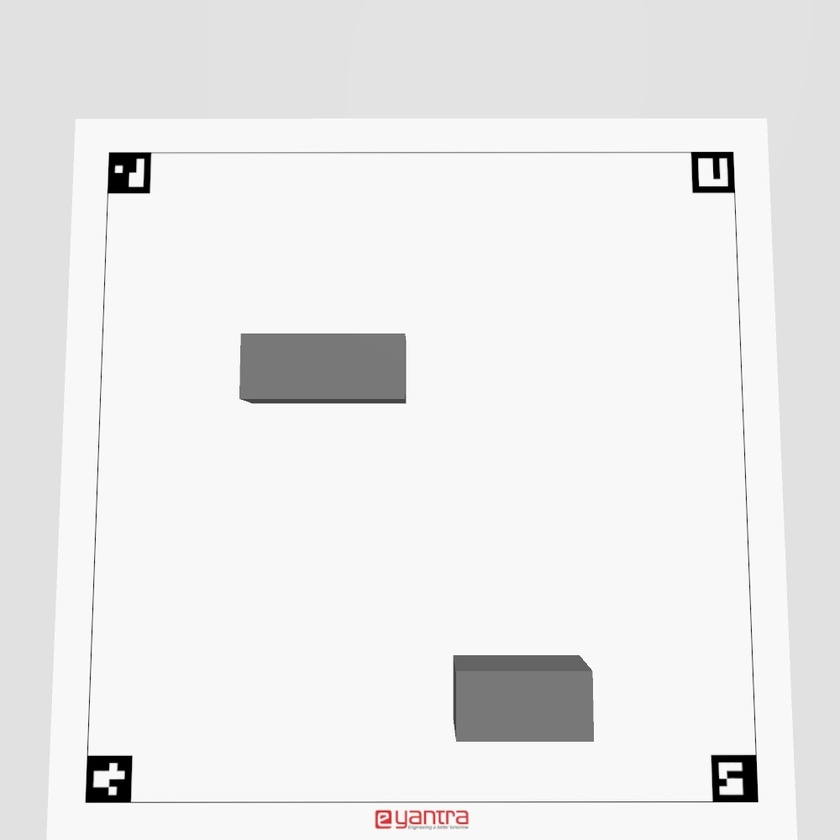
#> input picture TASK_1c/four_point/input.jpg, 840 x 840 px, shrunk from 1000 x 1000 before the run
$ python mummy.py --image four_point/input.jpg
#> lines starting #> are read from the running program, lines starting #| are printed output that depends on the picture; after the words box and inside, x2 and y2 are one past the last pixel; in counts of white or black regions, pixels touching at a corner belong together
import cv2
import numpy as np
import argparse
def detect_aruco_markers(image):
    # For OpenCV 4.10.0
    aruco_dict = cv2.aruco.getPredefinedDictionary(cv2.aruco.DICT_4X4_250)
    aruco_params = cv2.aruco.DetectorParameters()
    detector = cv2.aruco.ArucoDetector(aruco_dict, aruco_params)
    corners, ids, _ = detector.detectMarkers(image)

    return corners, ids

def order_points(pts):
    rect = np.zeros((4, 2), dtype="float32")
    s = pts.sum(axis=1)
    rect[0] = pts[np.argmin(s)]
    rect[2] = pts[np.argmax(s)]
    diff = np.diff(pts, axis=1)
    rect[1] = pts[np.argmin(diff)]
    rect[3] = pts[np.argmax(diff)]
    return rect

def four_point_transform(image, pts):
    rect = order_points(pts)
    (tl, tr, br, bl) = rect
    widthA = np.sqrt(((br[0] - bl[0]) ** 2) + ((br[1] - bl[1]) ** 2))
    widthB = np.sqrt(((tr[0] - tl[0]) ** 2) + ((tr[1] - tl[1]) ** 2))
    maxWidth = max(int(widthA), int(widthB))
    heightA = np.sqrt(((tr[0] - br[0]) ** 2) + ((tr[1] - br[1]) ** 2))
    heightB = np.sqrt(((tl[0] - bl[0]) ** 2) + ((tl[1] - bl[1]) ** 2))
    maxHeight = max(int(heightA), int(heightB))
    dst = np.array([
        [0, 0],
        [maxWidth - 1, 0],
        [maxWidth - 1, maxHeight - 1],
        [0, maxHeight - 1]], dtype="float32")
    M = cv2.getPerspectiveTransform(rect, dst)
    warped = cv2.warpPerspective(image, M, (maxWidth, maxHeight))
    return warped

def detect_obstacles(image):
    gray = cv2.cvtColor(image, cv2.COLOR_BGR2GRAY)
    blurred = cv2.GaussianBlur(gray, (5, 5), 0)
    thresh = cv2.threshold(blurred, 60, 255, cv2.THRESH_BINARY_INV)[1]
    contours, _ = cv2.findContours(thresh, cv2.RETR_EXTERNAL, cv2.CHAIN_APPROX_SIMPLE)
    obstacles = []
    total_area = 0
    for contour in contours:
        area = cv2.contourArea(contour)
        if area > 1000:  # Adjust this threshold as needed
            obstacles.append(contour)
            total_area += area
    return obstacles, total_area

def main(image_path):
#> called with image_path = 'four_point/input.jpg'
    image = cv2.imread(image_path)
#> image is the input picture: shape (840, 840, 3); mean B, G, R 235.1, 235.1, 235.2
    if image is None:
        print(f"Error: Unable to read the image at {image_path}")
        return

    corners, ids = detect_aruco_markers(image)
#> in detect_aruco_markers, `corners, ids, _ = detector.detectMarkers(image)`: corners = ([[757, 800], [714, 801], [712, 757], [754, 756]], [[128, 801], [86, 800], [89, 756], [131, 757]], [[734, 190], [694, 191], [692, 153], [731, 152]], [[148, 191], [109, 192], [109, 154], [149, 153]]); ids = [90, 95, 85, 80]
#> ids = [90, 95, 85, 80]

    if corners is not None and len(corners) == 4:
        pts = np.array([corner[0][0] for corner in corners])
#> pts = [[757, 800], [128, 801], [734, 190], [148, 191]]
        warped = four_point_transform(image, pts)
#> in order_points, `s = pts.sum(axis=1)`: s = [1557, 929, 924, 339]
#> in order_points, `diff = np.diff(pts, axis=1)`: diff = [43, 673, -544, 43]
#> in four_point_transform, `rect = order_points(pts)`: rect = [[148, 191], [734, 190], [757, 800], [128, 801]]
#> in four_point_transform, `(tl, tr, br, bl) = rect`: tl = [148, 191]; tr = [734, 190]; br = [757, 800]; bl = [128, 801]
#> in four_point_transform, `widthA = np.sqrt(((br[0] - bl[0]) ** 2) + ((br[1] - bl[1]) ** 2))`: widthA = 629
#> in four_point_transform, `widthB = np.sqrt(((tr[0] - tl[0]) ** 2) + ((tr[1] - tl[1]) ** 2))`: widthB = 586
#> in four_point_transform, `maxWidth = max(int(widthA), int(widthB))`: maxWidth = 629
#> in four_point_transform, `heightA = np.sqrt(((tr[0] - br[0]) ** 2) + ((tr[1] - br[1]) ** 2))`: heightA = 610.4
#> in four_point_transform, `heightB = np.sqrt(((tl[0] - bl[0]) ** 2) + ((tl[1] - bl[1]) ** 2))`: heightB = 610.3
#> in four_point_transform, `maxHeight = max(int(heightA), int(heightB))`: maxHeight = 610
#> in four_point_transform, `dst = np.array([ [0, 0], [maxWidth - 1, 0], [maxWidth - 1, maxHeight -..`: dst = [[0, 0], [628, 0], [628, 609], [0, 609]]
#> in four_point_transform, `M = cv2.getPerspectiveTransform(rect, dst)`: M = [[1.1, 0.036, -169.2], [0.00187, 1.1, -209.8], [4.06e-07, 0.000123, 1]]
#> in four_point_transform, `warped = cv2.warpPerspective(image, M, (maxWidth, maxHeight))`:
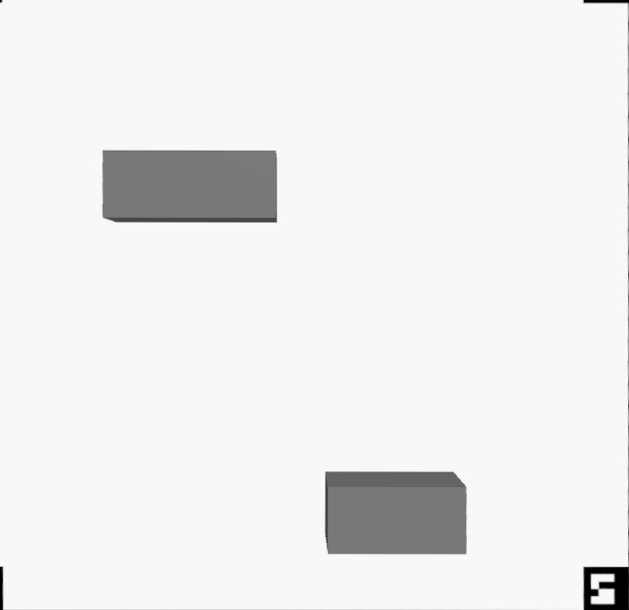
#> warped: shape (610, 629, 3); mean B, G, R 238.5, 238.5, 238.5

        obstacles, total_area = detect_obstacles(warped)
#> in detect_obstacles, `thresh = cv2.threshold(blurred, 60, 255, cv2.THRESH_BINARY_INV)[1]`:
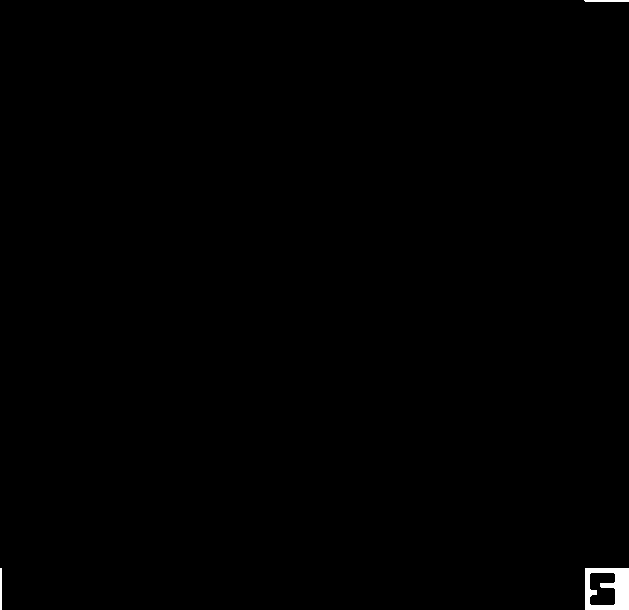
#> thresh: shape (610, 629); 0.35% white; 3 white regions
#> in detect_obstacles, `contours, _ = cv2.findContours(thresh, cv2.RETR_EXTERNAL, cv2.CHAIN_AP..`: contours = 3 contours; box (x1, y1, x2, y2) and area: (585, 568, 629, 610) 1763, (584, 0, 629, 2) 44, (0, 568, 2, 610) 41
#> the loop in detect_obstacles, `for contour in contours:` made 3 passes
#> (contour, area, total_area) on pass 1: ([[585, 568], [585, 609], [628, 609], [628, 568]], 1763, 1763)
#> (contour, area) on passes 2 to 3: ([[0, 568], [0, 609], [1, 609], [1, 568]], 41), ([[584, 0], [585, 1], [628, 1], [628, 0]], 43.5)
#> after the loop in detect_obstacles, `for contour in contours:`: obstacles = [[[585, 568], [585, 609], [628, 609], [628, 568]]]; total_area = 1763
#> obstacles = [[[585, 568], [585, 609], [628, 609], [628, 568]]]; total_area = 1763

        for obstacle in obstacles:
            cv2.drawContours(warped, [obstacle], 0, (0, 255, 0), 2)
#> this loop made 1 pass
#> obstacle on pass 1: [[585, 568], [585, 609], [628, 609], [628, 568]]
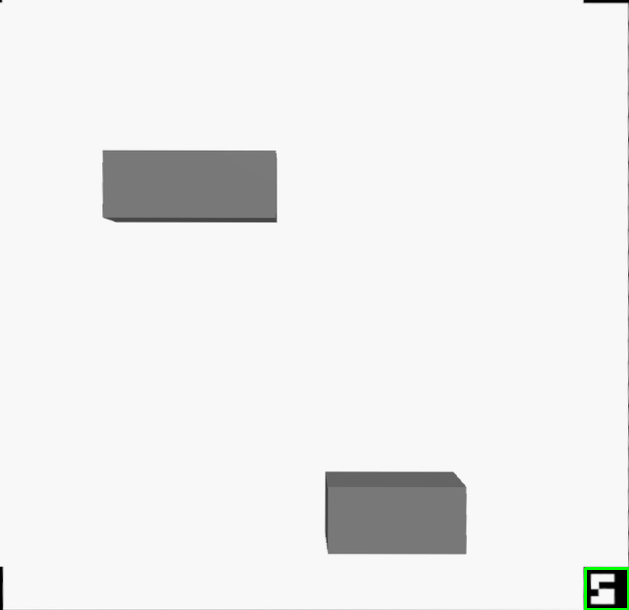
#> warped: shape (610, 629, 3); 0.11% of pixels changed, all inside (x1, y1, x2, y2) = (584, 567, 629, 610)

        cv2.imwrite("output_image.jpg", warped)

        with open("obstacles.txt", "w") as f:
            f.write(f"ArUco ID: {[id[0] for id in ids]}\n")
            f.write(f"Obstacles: {len(obstacles)}\n")
            f.write(f"Area: {total_area:.1f}\n")

        print("Processing complete. Check output_image.jpg and obstacles.txt for results.")
    else:
        print(f"Could not detect all four ArUco markers. Detected {len(corners) if corners is not None else 0} markers.")

if __name__ == "__main__":
    parser = argparse.ArgumentParser(description="Detect ArUco markers and obstacles in an image.")
    parser.add_argument("--image", required=True, help="Path to the input image")
    args = parser.parse_args()

    main(args.image)
